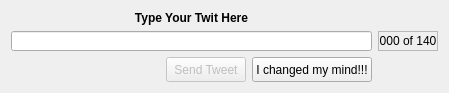
<?xml version="1.0" encoding="UTF-8"?>
<ui version="4.0">
 <class>sendTwitDialog</class>
 <widget class="QDialog" name="sendTwitDialog">
  <property name="geometry">
   <rect>
    <x>0</x>
    <y>0</y>
    <width>445</width>
    <height>89</height>
   </rect>
  </property>
  <property name="sizePolicy">
   <sizepolicy hsizetype="Minimum" vsizetype="Minimum">
    <horstretch>0</horstretch>
    <verstretch>0</verstretch>
   </sizepolicy>
  </property>
  <property name="minimumSize">
   <size>
    <width>445</width>
    <height>89</height>
   </size>
  </property>
  <property name="maximumSize">
   <size>
    <width>511</width>
    <height>101</height>
   </size>
  </property>
  <property name="windowTitle">
   <string>Send Tweet</string>
  </property>
  <property name="windowIcon">
   <iconset resource="../images/images.qrc">
    <normaloff>:/twitter/im-status-message-edit.svg</normaloff>:/twitter/im-status-message-edit.svg</iconset>
  </property>
  <layout class="QGridLayout" name="gridLayout">
   <property name="sizeConstraint">
    <enum>QLayout::SetMinimumSize</enum>
   </property>
   <item row="0" column="0" colspan="3">
    <widget class="QLabel" name="label">
     <property name="text">
      <string>&lt;B&gt;Type Your Twit Here&lt;/B&gt;</string>
     </property>
     <property name="textFormat">
      <enum>Qt::RichText</enum>
     </property>
     <property name="scaledContents">
      <bool>true</bool>
     </property>
     <property name="alignment">
      <set>Qt::AlignCenter</set>
     </property>
     <property name="buddy">
      <cstring>twitLineEdit</cstring>
     </property>
    </widget>
   </item>
   <item row="1" column="0" colspan="3">
    <widget class="LineEdit" name="twitLineEdit">
     <property name="minimumSize">
      <size>
       <width>361</width>
       <height>20</height>
      </size>
     </property>
     <property name="maxLength">
      <number>140</number>
     </property>
     <property name="frame">
      <bool>true</bool>
     </property>
     <property name="dragEnabled">
      <bool>true</bool>
     </property>
    </widget>
   </item>
   <item row="1" column="3">
    <widget class="QLabel" name="charsLeft">
     <property name="enabled">
      <bool>true</bool>
     </property>
     <property name="minimumSize">
      <size>
       <width>60</width>
       <height>20</height>
      </size>
     </property>
     <property name="maximumSize">
      <size>
       <width>121</width>
       <height>20</height>
      </size>
     </property>
     <property name="toolTip">
      <string>No. of characters entered</string>
     </property>
     <property name="layoutDirection">
      <enum>Qt::LeftToRight</enum>
     </property>
     <property name="frameShape">
      <enum>QFrame::StyledPanel</enum>
     </property>
     <property name="frameShadow">
      <enum>QFrame::Sunken</enum>
     </property>
     <property name="text">
      <string>000 of 140</string>
     </property>
     <property name="textFormat">
      <enum>Qt::PlainText</enum>
     </property>
     <property name="scaledContents">
      <bool>true</bool>
     </property>
     <property name="alignment">
      <set>Qt::AlignCenter</set>
     </property>
    </widget>
   </item>
   <item row="2" column="0">
    <spacer name="horizontalSpacer_2">
     <property name="orientation">
      <enum>Qt::Horizontal</enum>
     </property>
     <property name="sizeHint" stdset="0">
      <size>
       <width>40</width>
       <height>22</height>
      </size>
     </property>
    </spacer>
   </item>
   <item row="2" column="1">
    <widget class="QPushButton" name="pushButton">
     <property name="enabled">
      <bool>false</bool>
     </property>
     <property name="sizePolicy">
      <sizepolicy hsizetype="Preferred" vsizetype="Fixed">
       <horstretch>0</horstretch>
       <verstretch>0</verstretch>
      </sizepolicy>
     </property>
     <property name="minimumSize">
      <size>
       <width>77</width>
       <height>25</height>
      </size>
     </property>
     <property name="text">
      <string>Send Tweet</string>
     </property>
    </widget>
   </item>
   <item row="2" column="2">
    <widget class="QPushButton" name="pushButton_2">
     <property name="sizePolicy">
      <sizepolicy hsizetype="Preferred" vsizetype="Fixed">
       <horstretch>0</horstretch>
       <verstretch>0</verstretch>
      </sizepolicy>
     </property>
     <property name="minimumSize">
      <size>
       <width>112</width>
       <height>25</height>
      </size>
     </property>
     <property name="text">
      <string>I changed my mind!!!</string>
     </property>
    </widget>
   </item>
  </layout>
 </widget>
 <customwidgets>
  <customwidget>
   <class>LineEdit</class>
   <extends>QLineEdit</extends>
   <header location="global">lineedit.h</header>
  </customwidget>
 </customwidgets>
 <resources>
  <include location="../images/images.qrc"/>
 </resources>
 <connections>
  <connection>
   <sender>pushButton</sender>
   <signal>clicked()</signal>
   <receiver>sendTwitDialog</receiver>
   <slot>accept()</slot>
   <hints>
    <hint type="sourcelabel">
     <x>119</x>
     <y>106</y>
    </hint>
    <hint type="destinationlabel">
     <x>1</x>
     <y>98</y>
    </hint>
   </hints>
  </connection>
  <connection>
   <sender>pushButton_2</sender>
   <signal>clicked()</signal>
   <receiver>sendTwitDialog</receiver>
   <slot>reject()</slot>
   <hints>
    <hint type="sourcelabel">
     <x>242</x>
     <y>114</y>
    </hint>
    <hint type="destinationlabel">
     <x>338</x>
     <y>107</y>
    </hint>
   </hints>
  </connection>
 </connections>
</ui>
